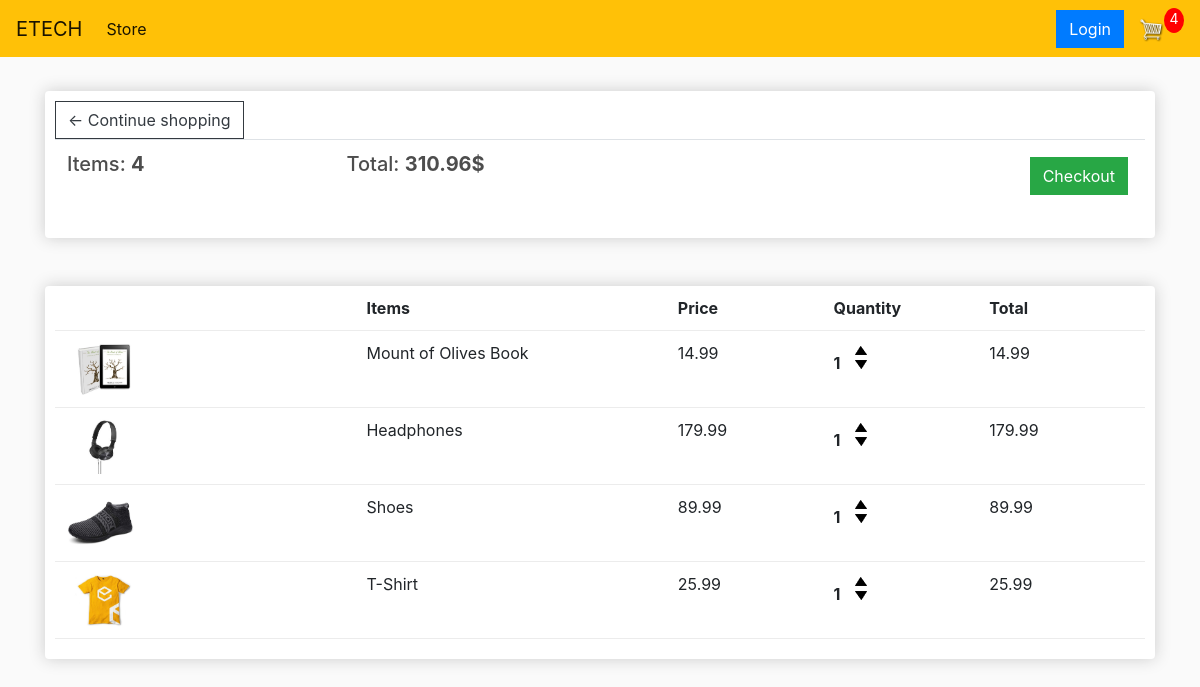
/Cart (signed in), run on an earlier commit of the app's database.
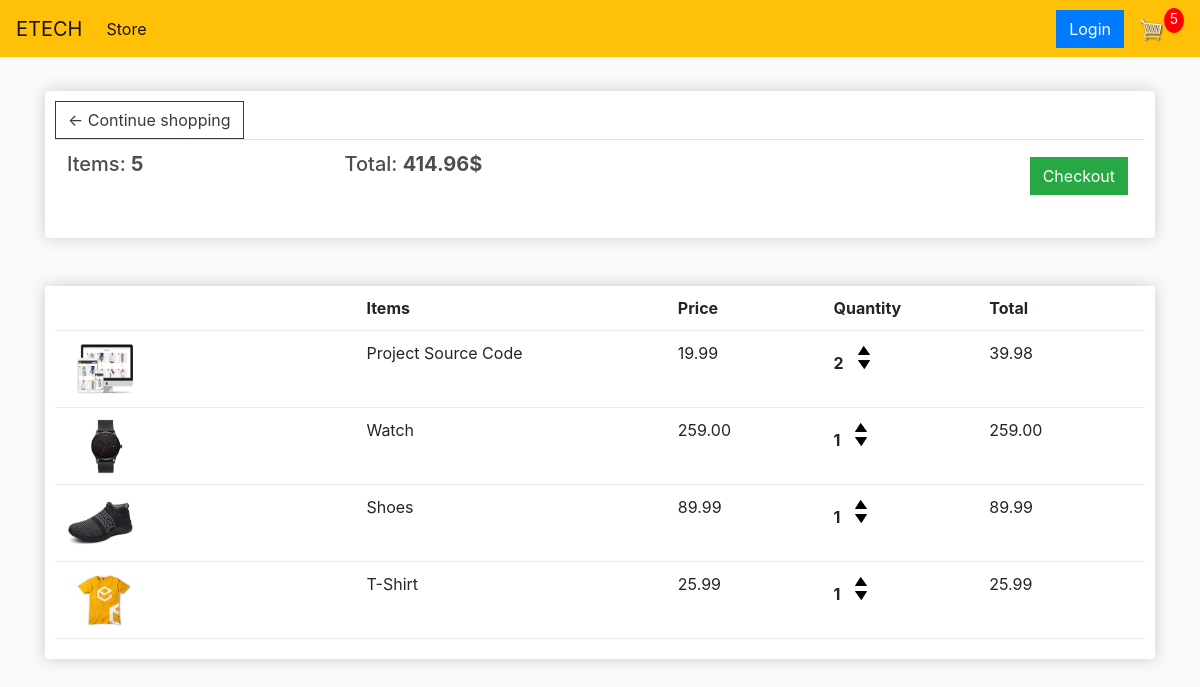
And on a later commit of the database.
### store/models.py (models this page shows, shortened)
class Order(models.Model):
    customer = models.ForeignKey(Customer, on_delete=models.SET_NULL, null=True, blank=True)
    date_ordered = models.DateTimeField(auto_now_add=True)
    complete = models.BooleanField(default=False)
    transaction_id = models.CharField(max_length=100, null=True)
    @property
    def get_card_total(self):
        orderitem = self.orderitem_set.all()
        total = sum([item.get_total for item in orderitem])
        return total
    @property
    def get_card_item(self):
        orderitem = self.orderitem_set.all()
        total = sum([item.quantity for item in orderitem])
        return total

class OrderItem(models.Model):
    product = models.ForeignKey(Product, on_delete=models.SET_NULL, null=True, blank=True)
    order = models.ForeignKey(Order, on_delete=models.SET_NULL, null=True, blank=True)
    quantity = models.IntegerField(default=0, null=True, blank=True)
    date_added = models.DateTimeField(auto_now_add=True)
    @property
    def get_total(self):
        total = self.product.price * self.quantity
        return total

class Product(models.Model):
    name = models.CharField(max_length=255, null=True)
    price = models.DecimalField(max_digits=7, decimal_places=2)
    digital = models.BooleanField(default=False, null=True, blank=False)
    image = models.ImageField(null=True, blank=True)
    @property
    def imageURL(self):
        try:
            url = self.image.url
        except:
            url = ''
        return url

### store/views.py (the view)
# urls.py: path('Cart', views.cart, name='cart'),
def cart(request):
    if request.user.is_authenticated:
        customer = request.user.customer
        order, created = Order.objects.get_or_create(customer=customer, complete=False)
        items = order.orderitem_set.all()
        CartItems = order.get_card_item
    else:
        items = []
        order = {'get_card_total': 0, 'get_card_item': 0}
        CartItems = order['get_card_item']
    context = {'items': items, 'order': order, 'CartItems': CartItems}
    return render(request, 'store/Cart.html', context)

### store/templates/store/Cart.html
{% extends 'main.html' %}
{% load static %}
{% block content %}
<div class="row">
    <div class="col-lg-12">
        <div class="box-element">
            <a class="btn btn-outline-dark" href="{% url 'store' %}">&#x2190; Continue shopping </a>
            <table class="table">
                <tr>
                    <th><h5>Items: <strong>{{ order.get_card_item }}</strong></h5></th>
                    <th><h5>Total: <strong>{{ order.get_card_total | floatformat:2 }}$</strong></h5></th>
                    <th>
                        <a style="float:right; margin: 5px" class="btn btn-success" href="{% url 'checkout' %}">Checkout</a>
                    </th>
                </tr>
            </table>
        </div>
        <br>
        <br>
        <div class="box-element">
            <div class="cart-row">
                <div style="flex: 2"></div>
                <div style="flex: 2"><strong>Items</strong></div>
                <div style="flex: 1"><strong>Price</strong></div>
                <div style="flex: 1"><strong>Quantity</strong></div>
                <div style="flex: 1"><strong>Total</strong></div>
            </div>
            {% for item in items %}
            <div class="cart-row">
		        <div style="flex:2"><img class="row-image" src="{{ item.product.imageURL }}"></div>
		        <div style="flex:2"><p>{{ item.product.name }}</p></div>
		        <div style="flex:1"><p>{{ item.product.price | floatformat:2 }}</p></div>
		        <div style="flex:1">
			        <p class="quantity">{{ item.quantity }}</p>
			            <div class="quantity">
				            <img  data-product="{{ item.product.id }}"  data-action="add" class="chg-quantity update-cart" src="{% static  'image/arrow-up.png' %}">
				            <img data-product="{{ item.product.id }}" data-action="remove" class="chg-quantity update-cart" src="{% static  'image/arrow-down.png' %}">
			            </div>
                </div>
		            <div style="flex:1"><p>{{ item.get_total }}</p></div>
            </div>
            {% endfor %}
        </div>
    </div>
</div>
{% endblock %}

What changed in the data, as far as the page shows it:
removed OrderItem: product.imageURL (picture), product.name "Mount of Olives Book", product.price "14.99", quantity "1", get_total "14.99"
removed OrderItem: product.imageURL (picture), product.name "Headphones", product.price "179.99", quantity "1", get_total "179.99"
computed for Order: get_card_item "4" → "5"; get_card_total "310.96" → "414.96"
added OrderItem: product.imageURL (picture), product.name "Project Source Code", product.price "19.99", quantity "2", get_total "39.98"
added OrderItem: product.imageURL (picture), product.name "Watch", product.price "259.00", quantity "1", get_total "259.00"
Also different on the page:
{{ CartItems }}: "4" → "5"
